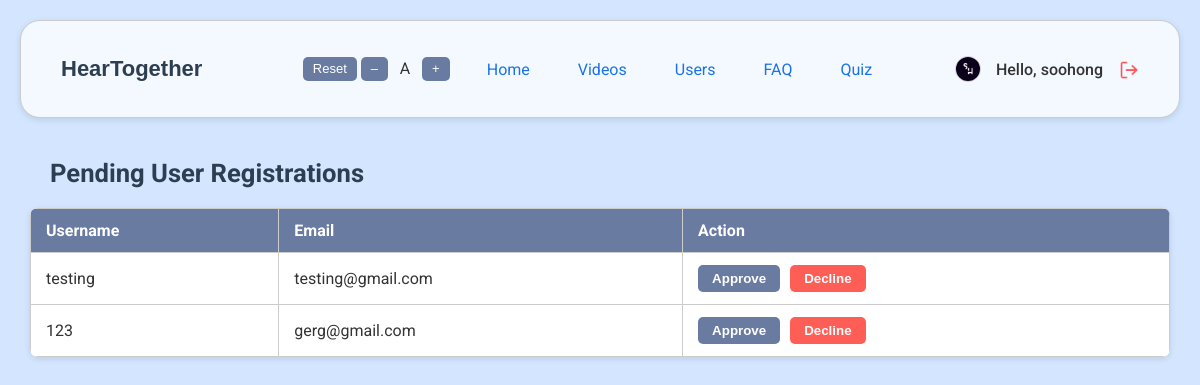
The app's page /admin_approval.php (signed in), older data.
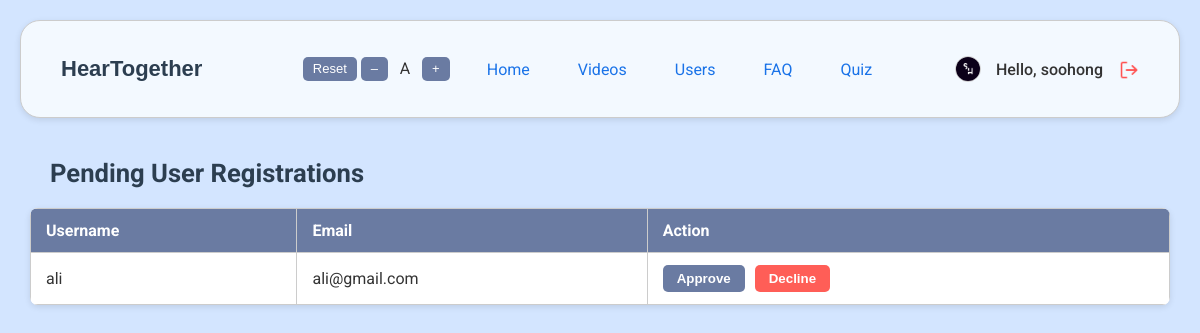
The same page, newer data.
### tables this page shows
CREATE TABLE `users` (
  `user_id` int(11) NOT NULL,
  `username` varchar(128) NOT NULL,
  `password` varchar(255) NOT NULL,
  `email` varchar(255) NOT NULL,
  `profile_img` varchar(255) NOT NULL,
  `roles` varchar(10) NOT NULL,
  `is_approved` tinyint(1) NOT NULL DEFAULT 0,
  `created_at` datetime NOT NULL DEFAULT current_timestamp()
);

### admin_approval.php (the view, shortened to what this page needs)
<?php
require 'database.php';
$result = $conn->query("SELECT user_id, username, email FROM users WHERE is_approved = 0");
$pendingUsers = $result->fetch_all(MYSQLI_ASSOC);
?>
<!DOCTYPE html>
<html lang="en">
<head>
</head>
<body>
    <?php include 'nav.php'; ?>
    <h2 class="title">Pending User Registrations</h2>
    <?php if (count($pendingUsers) === 0): ?>
        <p class="status">No new registration requests.</p>
    <?php else: ?>
        <table class="approval-table">
            <thead>
                <tr>
                    <th>Username</th>
                    <th>Email</th>
                    <th>Action</th>
                </tr>
            </thead>
            <tbody>
                <?php foreach ($pendingUsers as $user): ?>
                    <tr>
                        <td><?= htmlspecialchars($user['username']) ?></td>
                        <td><?= htmlspecialchars($user['email']) ?></td>
                        <td>
                            <form method="post" style="display:inline;">
                                <button class="action-btn approve" type="submit">Approve</button>
                            </form>
                            <form method="post" style="display:inline;">
                                <button class="action-btn decline" type="submit">Decline</button>
                            </form>
                        </td>
                    </tr>
                <?php endforeach; ?>
            </tbody>
        </table>
    <?php endif; ?>
</body>
</html>

Row changes from the older to the newer data that the page shows:
no longer on this page (row edited): users: username "testing", email "testing@gmail.com"
no longer on this page (row edited): users: username "123", email "gerg@gmail.com"
added users: username "ali", email "ali@gmail.com"
